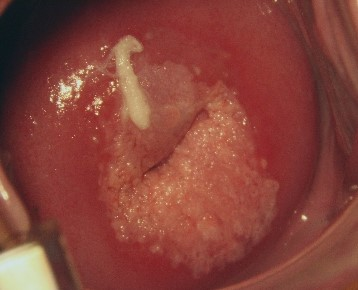
#> input picture 开发板/test_up2/4-57.jpg, 358 x 290 px, found by its file name
$ python detect.py   (older library calls are emulated)
#> lines starting #> are read from the running program, lines starting #| are printed output that depends on the picture; after the words box and inside, x2 and y2 are one past the last pixel; in counts of white or black regions, pixels touching at a corner belong together
import cv2  #
#import matplotlib.pyplot as plt
import numpy as np
import os

def closed_opening_operation(image): #腐蚀与膨胀（作为寻找轮廓前的步骤）
    kernel = cv2.getStructuringElement(cv2.MORPH_RECT,(5, 5))
    closed = cv2.morphologyEx(image, cv2.MORPH_CLOSE, kernel)
    kernel = cv2.getStructuringElement(cv2.MORPH_RECT,(5, 5))
    opening = cv2.morphologyEx(closed, cv2.MORPH_OPEN, kernel)

    return opening

path='D:\\semester_4\\detection\\HSL'
file='4-57.jpg'
save_dir='D:\\semester_4\\detection\\detect'
image=cv2.imread(os.path.join(path,file))
#> image is the input picture: shape (290, 358, 3); mean B, G, R 57.5, 66.4, 133.7
#b, g, r = cv2.split(image)

gray=cv2.cvtColor(image, cv2.COLOR_BGR2GRAY)
cv2.imshow('border',gray)
cv2.waitKey()
cv2.destroyAllWindows()

_,ret=cv2.threshold(gray, 90, 255, cv2.THRESH_BINARY) #阈值还可以再改
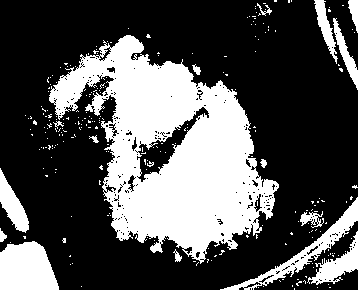
#> ret: shape (290, 358); 32.6% white; 257 white regions (240 under 20 px), largest, box (x1, y1, x2, y2) and area: (49, 35, 279, 264) 25564, (0, 241, 59, 290) 2342, (220, 197, 358, 290) 1729
cv2.imshow('border',ret)
cv2.waitKey()
cv2.destroyAllWindows()

closed_opening_image = closed_opening_operation(ret) #效果：把非联通的断开，联通的合并
#> in closed_opening_operation, `closed = cv2.morphologyEx(image, cv2.MORPH_CLOSE, kernel)`: closed: shape (290, 358); 36.7% white; 61 white regions (51 under 20 px), largest, box (x1, y1, x2, y2) and area: (42, 35, 279, 266) 29032, (220, 196, 358, 290) 3785, (0, 168, 59, 290) 3225
#> in closed_opening_operation, `opening = cv2.morphologyEx(closed, cv2.MORPH_OPEN, kernel)`: opening: shape (290, 358); 35.7% white; 12 white regions, largest, box (x1, y1, x2, y2) and area: (49, 35, 278, 264) 28517, (227, 197, 358, 290) 3317, (0, 242, 59, 290) 2341
cv2.imwrite('1.jpg',closed_opening_image,[int(cv2.IMWRITE_JPEG_QUALITY),95])
cv2.imshow('border',closed_opening_image)
cv2.waitKey()
cv2.destroyAllWindows()


edge=cv2.Canny(closed_opening_image,0,255)
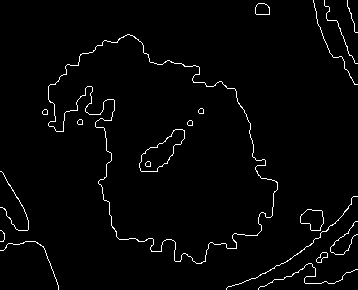
#> edge: shape (290, 358); 2.2% white in thin lines or dots
print(edge)
#> (printed output is left out)
cv2.imwrite('2.jpg',edge,[int(cv2.IMWRITE_JPEG_QUALITY),95])
cv2.imshow('border',edge)
cv2.waitKey()
cv2.destroyAllWindows()


COLORS=[60,122,50]
print(COLORS)
edge_m=np.zeros_like(image) #3通道
cord=np.where(edge==255)
#> cord = 2272 positions, rows 0 to 289, columns 0 to 357
edge_m[cord]=COLORS

new=edge_m+image
cv2.imshow('bord',new)
cv2.waitKey()
cv2.destroyAllWindows()


image = np.float32(image) / 255.0
gx = cv2.Sobel(image,cv2.CV_32F,1,0,3)
gy = cv2.Sobel(image,cv2.CV_32F,0,1,3)
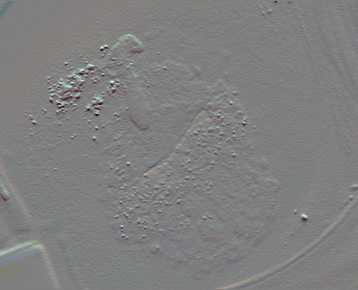
#> gy: shape (290, 358, 3) float32; mean B, G, R 0.00283, 0.00374, 0.00418; drawn with min black and max white
mag, angle = cv2.cartToPolar(gx, gy)
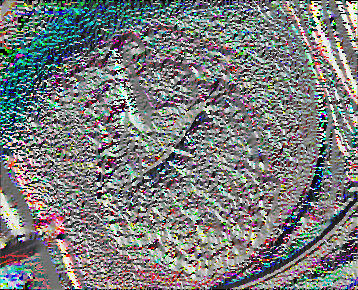
#> angle: shape (290, 358, 3) float32; mean B, G, R 3.06, 3.06, 3; drawn with min black and max white
print(mag.shape)
#| (290, 358, 3)
cv2.imshow('bord',mag)
cv2.waitKey()
cv2.destroyAllWindows()

'''
cv2.imshow('bord',mag[:,:,0])
cv2.waitKey()
cv2.destroyAllWindows()

cv2.imshow('bord',mag[:,:,1])
cv2.waitKey()
cv2.destroyAllWindows()

cv2.imshow('bord',mag[:,:,2])
cv2.waitKey()
cv2.destroyAllWindows()
'''

mag[:,:,0]=np.where(mag[:,:,0]>0.25,1.0,0)
cv2.imshow('bord',mag[:,:,0])
cv2.waitKey()
cv2.destroyAllWindows()

closed_opening_image = np.float32(closed_opening_image) / 255.0
newdot=cv2.bitwise_and(mag[:,:,0],closed_opening_image)
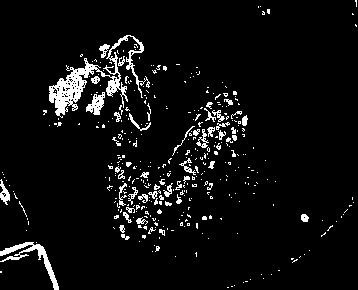
#> newdot: shape (290, 358) float32; values 0 (black) and 1 (white), 5.7% white; 379 white regions (326 under 20 px), largest, box (x1, y1, x2, y2) and area: (49, 35, 150, 118) 1818, (0, 242, 59, 290) 569, (86, 92, 105, 115) 230
cv2.imshow('n',newdot)
cv2.waitKey()
cv2.destroyAllWindows()
COLORS=[1,0,0]
dot=np.zeros_like(image) #3通道
cord=np.where(newdot==1.0)
#> cord = 5952 positions, rows 0 to 289, columns 0 to 356
dot[cord]=COLORS

new=np.float32(new) / 255.0
new=dot+new
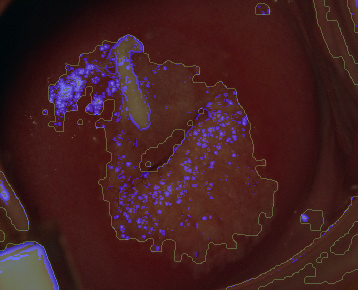
#> new: shape (290, 358, 3) float32; mean B, G, R 0.288, 0.271, 0.529; drawn with min black and max white
cv2.imwrite('detect.jpg',new,[int(cv2.IMWRITE_JPEG_QUALITY),95])
cv2.imshow('bord',new)
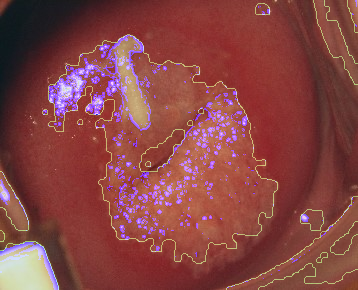
#> window 'bord': shape (290, 358, 3); mean B, G, R 68.3, 69.1, 134.8
cv2.waitKey()
cv2.destroyAllWindows()

$ run again, with 开发板/test_up2/2_19.jpg copied over 开发板/test_up2/4-57.jpg
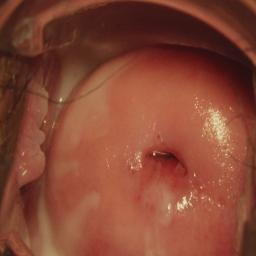
#> input picture 开发板/test_up2/2_19.jpg, 256 x 256 px, found by its file name
#> image is the input picture: shape (256, 256, 3); mean B, G, R 51.9, 70.5, 134
#> `_,ret=cv2.threshold(gray, 90, 255, cv2.THRESH_BINARY)`:
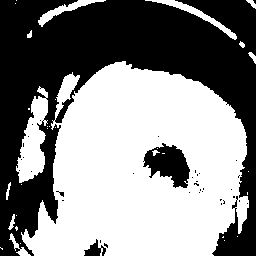
#> ret: shape (256, 256); 53% white; 38 black regions (34 under 20 px), largest, box (x1, y1, x2, y2) and area: (0, 0, 256, 256) 29242, (143, 143, 190, 188) 1239, (84, 239, 106, 256) 187, (56, 191, 64, 197) 20
#> closed: shape (256, 256); 54.4% white; 4 black regions, box (x1, y1, x2, y2) and area: (0, 0, 256, 256) 28523, (145, 146, 189, 187) 1130, (85, 244, 101, 256) 146, (56, 110, 65, 123) 80
#> opening: shape (256, 256); 53.5% white; 3 black regions, box (x1, y1, x2, y2) and area: (0, 0, 256, 256) 29151, (145, 146, 189, 187) 1148, (85, 244, 101, 256) 146
#> edge: shape (256, 256); 2% white in thin lines or dots
#> (printed output is left out)
#> `cord=np.where(edge==255)`: cord = 1325 positions, rows 0 to 255, columns 9 to 255
#| (256, 256, 3)
#> newdot: shape (256, 256) float32; values 0 (black) and 1 (white), 3.4% white in thin lines or dots
#> `cord=np.where(newdot==1.0)`: cord = 2260 positions, rows 1 to 255, columns 16 to 253
#> `cv2.imshow('bord',new)`:
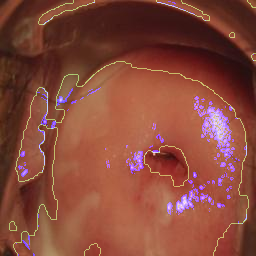
#> window 'bord': shape (256, 256, 3); mean B, G, R 58.7, 73, 135.1

$ run again, with 开发板/test_up2/2_38.jpg copied over 开发板/test_up2/4-57.jpg
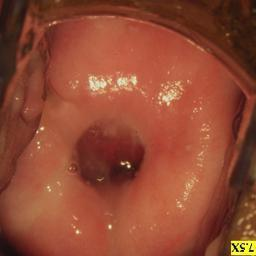
#> input picture 开发板/test_up2/2_38.jpg, 256 x 256 px, found by its file name
#> image is the input picture: shape (256, 256, 3); mean B, G, R 50.9, 72.8, 144.4
#> `_,ret=cv2.threshold(gray, 90, 255, cv2.THRESH_BINARY)`:
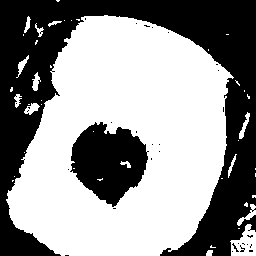
#> ret: shape (256, 256); 57.7% white; 31 black regions (29 under 20 px), largest, box (x1, y1, x2, y2) and area: (0, 0, 256, 256) 23316, (70, 122, 149, 207) 4316
#> closed: shape (256, 256); 58.5% white; 3 black regions, box (x1, y1, x2, y2) and area: (0, 0, 256, 256) 22917, (71, 125, 147, 205) 4243, (250, 216, 256, 230) 68
#> opening: shape (256, 256); 57.5% white; 2 black regions, box (x1, y1, x2, y2) and area: (0, 0, 256, 256) 23552, (71, 125, 147, 205) 4310
#> edge: shape (256, 256); 1.8% white in thin lines or dots
#> (printed output is left out)
#> `cord=np.where(edge==255)`: cord = 1197 positions, rows 15 to 255, columns 6 to 255
#| (256, 256, 3)
#> newdot: shape (256, 256) float32; values 0 (black) and 1 (white), 5% white; 102 white regions (75 under 20 px), largest, box (x1, y1, x2, y2) and area: (85, 70, 148, 98) 780, (231, 224, 256, 256) 514, (156, 80, 185, 107) 462
#> `cord=np.where(newdot==1.0)`: cord = 3246 positions, rows 16 to 255, columns 15 to 255
#> `cv2.imshow('bord',new)`:
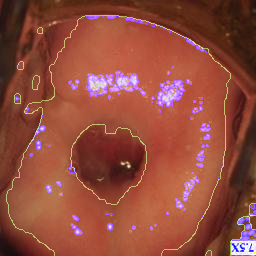
#> window 'bord': shape (256, 256, 3); mean B, G, R 60.3, 75.1, 145.3

$ run again, with 开发板/test_up2/3_410.jpg copied over 开发板/test_up2/4-57.jpg
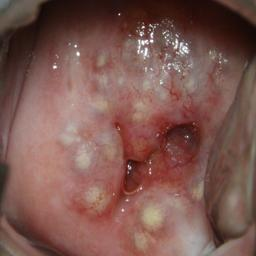
#> input picture 开发板/test_up2/3_410.jpg, 256 x 256 px, found by its file name
#> image is the input picture: shape (256, 256, 3); mean B, G, R 80.3, 87.6, 124.4
#> ret: shape (256, 256); 60.8% white; 43 black regions (38 under 20 px), largest, box (x1, y1, x2, y2) and area: (0, 0, 256, 256) 25316, (208, 91, 220, 106) 80, (209, 62, 220, 83) 76, (0, 244, 7, 256) 52, (170, 90, 181, 101) 34
#> closed: shape (256, 256); 63.6% white; 10 black regions, largest, box (x1, y1, x2, y2) and area: (0, 0, 256, 247) 21064, (0, 143, 77, 256) 1894, (232, 121, 251, 159) 375
#> opening: shape (256, 256); 62.6% white; 8 black regions, largest, box (x1, y1, x2, y2) and area: (0, 0, 256, 247) 22104, (0, 143, 77, 256) 1906, (246, 178, 256, 227) 268
#> edge: shape (256, 256); 2.7% white in thin lines or dots
#> (printed output is left out)
#> `cord=np.where(edge==255)`: cord = 1740 positions, rows 0 to 255, columns 0 to 255
#| (256, 256, 3)
#> newdot: shape (256, 256) float32; values 0 (black) and 1 (white), 7.1% white; 262 white regions (223 under 20 px), largest, box (x1, y1, x2, y2) and area: (149, 30, 194, 102) 1204, (124, 24, 157, 62) 569, (201, 219, 244, 253) 233
#> `cord=np.where(newdot==1.0)`: cord = 4672 positions, rows 0 to 255, columns 0 to 254
#> `cv2.imshow('bord',new)`:
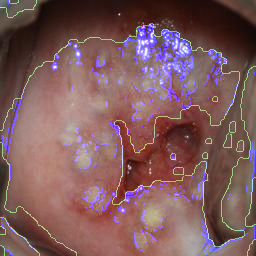
#> window 'bord': shape (256, 256, 3); mean B, G, R 92.2, 90.8, 125.7
